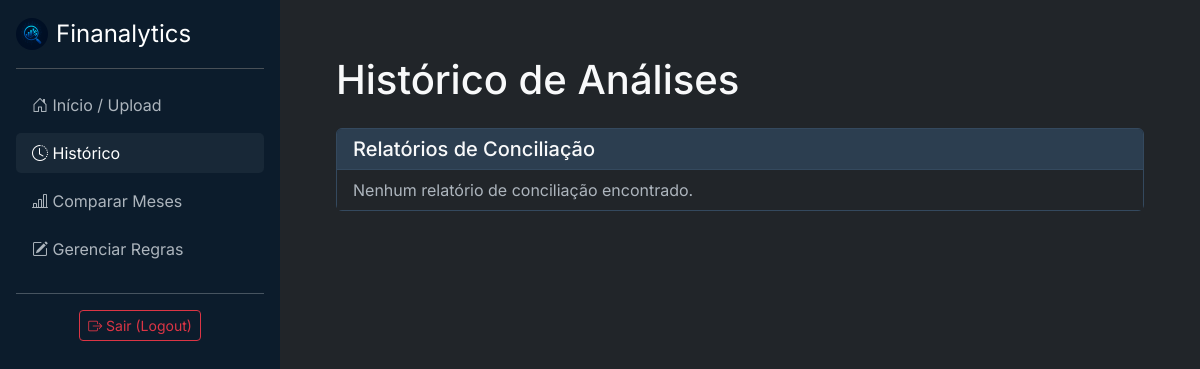
/historico/ (signed in), run on an earlier commit of the app's database.
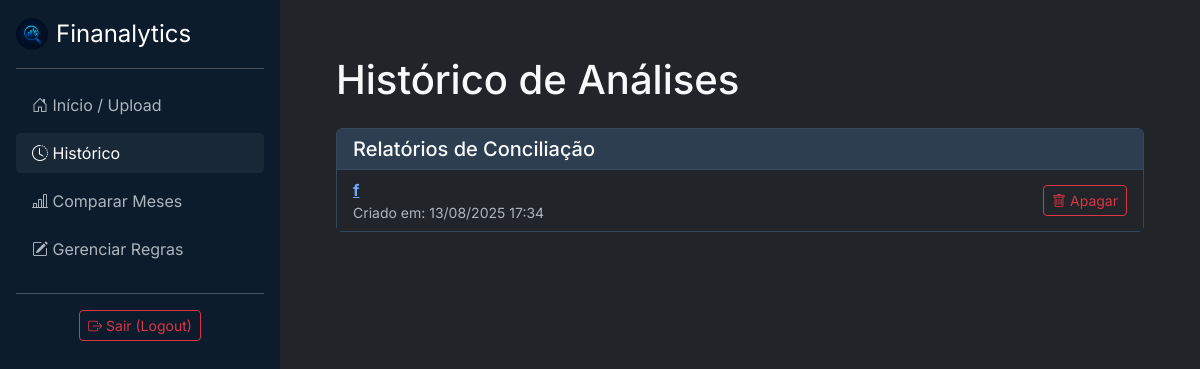
And on a later commit of the database.
### analisador/models.py (models this page shows, shortened)
class RelatorioConciliacao(models.Model):
    usuario = models.ForeignKey(User, on_delete=models.CASCADE)
    mes_referencia = models.CharField(max_length=100)
    data_criacao = models.DateTimeField(auto_now_add=True)
    conciliadas = models.JSONField(default=list)
    apenas_banco = models.JSONField(default=list)
    apenas_relatorio = models.JSONField(default=list)

### analisador/views.py (the view)
# urls.py: path('historico/', views.historico_extratos, name='historico'),
@login_required
def historico_extratos(request):
    extratos_antigos = Extrato.objects.filter(usuario=request.user)
    relatorios_novos = RelatorioConciliacao.objects.filter(usuario=request.user)
    contexto = {
        'extratos': extratos_antigos,
        'relatorios': relatorios_novos,
        'active_page': 'historico'
    }
    return render(request, 'analisador/historico.html', contexto)

### analisador/templates/analisador/historico.html (shortened to what this page needs)
{% extends 'analisador/base.html' %}
{% block content %}
<h1 class="mb-4">Histórico de Análises</h1>
<div class="card mb-4">
    <div class="card-header"><h2 class="h5 mb-0">Relatórios de Conciliação</h2></div>
    <div class="card-body p-0">
        <ul class="list-group list-group-flush">
            {% for relatorio in relatorios %}
    <li class="list-group-item d-flex justify-content-between align-items-center">
    <div>
        <a href="{% url 'ver_conciliacao' relatorio.id %}">
            <strong>{{ relatorio.mes_referencia }}</strong>
        </a>
        <small class="text-muted d-block">
            Criado em: {{ relatorio.data_criacao|date:"d/m/Y H:i" }}
        </small>
    </div>
    <div>
        <form action="{% url 'apagar_conciliacao' relatorio.id %}" method="POST" class="d-inline" onsubmit="return confirm('Tem certeza que deseja apagar este relatório? A ação não pode ser desfeita.');">
            <button type="submit" class="btn btn-sm btn-outline-danger">
                <i class="bi bi-trash"></i> Apagar
            </button>
        </form>
    </div>
    </li>
            {% empty %}
                <li class="list-group-item text-muted">Nenhum relatório de conciliação encontrado.</li>
            {% endfor %}
        </ul>
    </div>
</div>
{% endblock %}

What changed in the data, as far as the page shows it:
added RelatorioConciliacao: mes_referencia "f", data_criacao "13/08/2025 17:34"
Also different on the page:
text no longer shown: "Nenhum relatório de conciliação encontrado."
